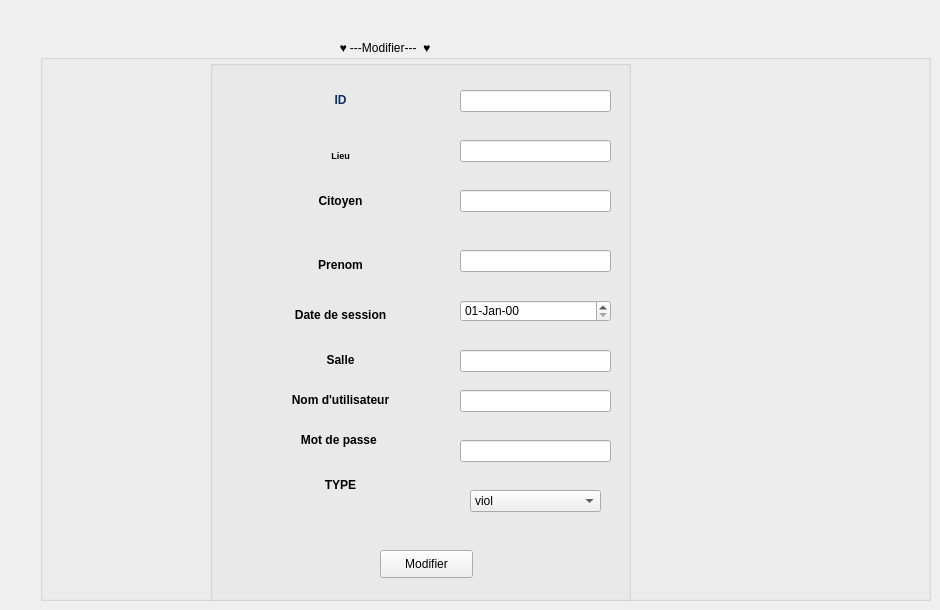
   <widget class="QWidget" name="tab_8">
    <attribute name="icon">
     <iconset>
      <normaloff>../../../../LENOVO/Downloads/document.png</normaloff>../../../../LENOVO/Downloads/document.png</iconset>
    </attribute>
    <attribute name="title">
     <string>Edition</string>
    </attribute>
    <widget class="QGroupBox" name="groupBox_16">
     <property name="geometry">
      <rect>
       <x>40</x>
       <y>40</y>
       <width>891</width>
       <height>561</height>
      </rect>
     </property>
     <property name="title">
      <string>                                                                                          ♥ ---Modifier---  ♥                                              </string>
     </property>
     <widget class="QGroupBox" name="groupBox_3">
      <property name="geometry">
       <rect>
        <x>170</x>
        <y>20</y>
        <width>421</width>
        <height>561</height>
       </rect>
      </property>
      <property name="title">
       <string/>
      </property>
      <widget class="QLabel" name="label_lieu_ouss_2">
       <property name="geometry">
        <rect>
         <x>20</x>
         <y>70</y>
         <width>221</width>
         <height>51</height>
        </rect>
       </property>
       <property name="text">
        <string>&lt;html&gt;&lt;head/&gt;&lt;body&gt;&lt;p align=&quot;center&quot;&gt;&lt;span style=&quot; font-size:7pt; font-weight:600;&quot;&gt;Lieu&lt;/span&gt;&lt;/p&gt;&lt;/body&gt;&lt;/html&gt;</string>
       </property>
      </widget>
      <widget class="QLabel" name="label_salle_ouss_2">
       <property name="geometry">
        <rect>
         <x>20</x>
         <y>280</y>
         <width>221</width>
         <height>41</height>
        </rect>
       </property>
       <property name="text">
        <string>&lt;html&gt;&lt;head/&gt;&lt;body&gt;&lt;p align=&quot;center&quot;&gt;&lt;span style=&quot; font-weight:600;&quot;&gt;Salle&lt;/span&gt;&lt;/p&gt;&lt;/body&gt;&lt;/html&gt;</string>
       </property>
      </widget>
      <widget class="QLabel" name="label_date_ouss_2">
       <property name="geometry">
        <rect>
         <x>20</x>
         <y>230</y>
         <width>221</width>
         <height>51</height>
        </rect>
       </property>
       <property name="text">
        <string>&lt;html&gt;&lt;head/&gt;&lt;body&gt;&lt;p align=&quot;center&quot;&gt;&lt;span style=&quot; font-weight:600;&quot;&gt;Date de session&lt;/span&gt;&lt;/p&gt;&lt;/body&gt;&lt;/html&gt;</string>
       </property>
      </widget>
      <widget class="QLabel" name="label_citoyen_ouss_2">
       <property name="geometry">
        <rect>
         <x>20</x>
         <y>120</y>
         <width>221</width>
         <height>61</height>
        </rect>
       </property>
       <property name="text">
        <string>&lt;html&gt;&lt;head/&gt;&lt;body&gt;&lt;p align=&quot;center&quot;&gt;&lt;span style=&quot; font-weight:600;&quot;&gt;&lt;br/&gt;Citoyen&lt;/span&gt;&lt;/p&gt;&lt;p align=&quot;center&quot;&gt;&lt;span style=&quot; font-weight:600;&quot;&gt;&lt;br/&gt;&lt;/span&gt;&lt;/p&gt;&lt;/body&gt;&lt;/html&gt;</string>
       </property>
      </widget>
      <widget class="QLabel" name="label_id_ouss_2">
       <property name="geometry">
        <rect>
         <x>20</x>
         <y>10</y>
         <width>221</width>
         <height>61</height>
        </rect>
       </property>
       <property name="text">
        <string>&lt;html&gt;&lt;head/&gt;&lt;body&gt;&lt;p align=&quot;center&quot;&gt;&lt;span style=&quot; font-weight:600; color:#092e64;&quot;&gt;ID&lt;/span&gt;&lt;/p&gt;&lt;/body&gt;&lt;/html&gt;</string>
       </property>
      </widget>
      <widget class="QLineEdit" name="le_id_ouss_mod">
       <property name="geometry">
        <rect>
         <x>250</x>
         <y>30</y>
         <width>151</width>
         <height>22</height>
        </rect>
       </property>
      </widget>
      <widget class="QLineEdit" name="le_prenom_ouss_mod">
       <property name="geometry">
        <rect>
         <x>250</x>
         <y>190</y>
         <width>151</width>
         <height>22</height>
        </rect>
       </property>
      </widget>
      <widget class="QLineEdit" name="le_salle_ouss_mod">
       <property name="geometry">
        <rect>
         <x>250</x>
         <y>290</y>
         <width>151</width>
         <height>22</height>
        </rect>
       </property>
       <property name="echoMode">
        <enum>QLineEdit::Normal</enum>
       </property>
      </widget>
      <widget class="QLineEdit" name="le_citoyen_ouss_mod">
       <property name="geometry">
        <rect>
         <x>250</x>
         <y>130</y>
         <width>151</width>
         <height>22</height>
        </rect>
       </property>
      </widget>
      <widget class="QLineEdit" name="le_lieu_ouss_mod">
       <property name="geometry">
        <rect>
         <x>250</x>
         <y>80</y>
         <width>151</width>
         <height>22</height>
        </rect>
       </property>
      </widget>
      <widget class="QLabel" name="label_prenom_ouss_2">
       <property name="geometry">
        <rect>
         <x>20</x>
         <y>180</y>
         <width>221</width>
         <height>51</height>
        </rect>
       </property>
       <property name="text">
        <string>&lt;html&gt;&lt;head/&gt;&lt;body&gt;&lt;p align=&quot;center&quot;&gt;&lt;span style=&quot; font-weight:600;&quot;&gt;Prenom&lt;/span&gt;&lt;/p&gt;&lt;/body&gt;&lt;/html&gt;</string>
       </property>
      </widget>
      <widget class="QLabel" name="label_nomu_ouss_2">
       <property name="geometry">
        <rect>
         <x>20</x>
         <y>320</y>
         <width>221</width>
         <height>41</height>
        </rect>
       </property>
       <property name="text">
        <string>&lt;html&gt;&lt;head/&gt;&lt;body&gt;&lt;p align=&quot;center&quot;&gt;&lt;span style=&quot; font-weight:600;&quot;&gt;Nom d'utilisateur&lt;/span&gt;&lt;/p&gt;&lt;/body&gt;&lt;/html&gt;</string>
       </property>
      </widget>
      <widget class="QLabel" name="label_mdp_ouss_2">
       <property name="geometry">
        <rect>
         <x>20</x>
         <y>360</y>
         <width>221</width>
         <height>41</height>
        </rect>
       </property>
       <property name="text">
        <string>&lt;html&gt;&lt;head/&gt;&lt;body&gt;&lt;p align=&quot;center&quot;&gt;&lt;span style=&quot; font-weight:600;&quot;&gt;Mot de passe &lt;/span&gt;&lt;/p&gt;&lt;/body&gt;&lt;/html&gt;</string>
       </property>
      </widget>
      <widget class="QLabel" name="label_type_ouss_2">
       <property name="geometry">
        <rect>
         <x>20</x>
         <y>400</y>
         <width>221</width>
         <height>51</height>
        </rect>
       </property>
       <property name="text">
        <string>&lt;html&gt;&lt;head/&gt;&lt;body&gt;&lt;p align=&quot;center&quot;&gt;&lt;span style=&quot; font-weight:600;&quot;&gt;TYPE&lt;/span&gt;&lt;/p&gt;&lt;/body&gt;&lt;/html&gt;</string>
       </property>
      </widget>
      <widget class="QDateEdit" name="dateEdit_ajout_ouss_mod">
       <property name="geometry">
        <rect>
         <x>250</x>
         <y>240</y>
         <width>151</width>
         <height>22</height>
        </rect>
       </property>
       <property name="displayFormat">
        <string>dd-MMM-yy</string>
       </property>
      </widget>
      <widget class="QComboBox" name="comboBox_type_ouss_mod">
       <property name="geometry">
        <rect>
         <x>260</x>
         <y>430</y>
         <width>131</width>
         <height>22</height>
        </rect>
       </property>
       <item>
        <property name="text">
         <string>viol</string>
        </property>
       </item>
       <item>
        <property name="text">
         <string>divorce</string>
        </property>
       </item>
       <item>
        <property name="text">
         <string>vole</string>
        </property>
       </item>
       <item>
        <property name="text">
         <string>violence</string>
        </property>
       </item>
       <item>
        <property name="text">
         <string>meurtre</string>
        </property>
       </item>
      </widget>
      <widget class="QLineEdit" name="le_nom_utilisateur_ouss_mod">
       <property name="geometry">
        <rect>
         <x>250</x>
         <y>330</y>
         <width>151</width>
         <height>22</height>
        </rect>
       </property>
       <property name="echoMode">
        <enum>QLineEdit::Normal</enum>
       </property>
      </widget>
      <widget class="QLineEdit" name="le_mdp_ouss_mod">
       <property name="geometry">
        <rect>
         <x>250</x>
         <y>380</y>
         <width>151</width>
         <height>22</height>
        </rect>
       </property>
       <property name="echoMode">
        <enum>QLineEdit::Normal</enum>
       </property>
      </widget>
      <widget class="QPushButton" name="pushButton_modif_ouss">
       <property name="geometry">
        <rect>
         <x>170</x>
         <y>490</y>
         <width>93</width>
         <height>28</height>
        </rect>
       </property>
       <property name="text">
        <string>Modifier</string>
       </property>
      </widget>
     </widget>
    </widget>
   </widget>
